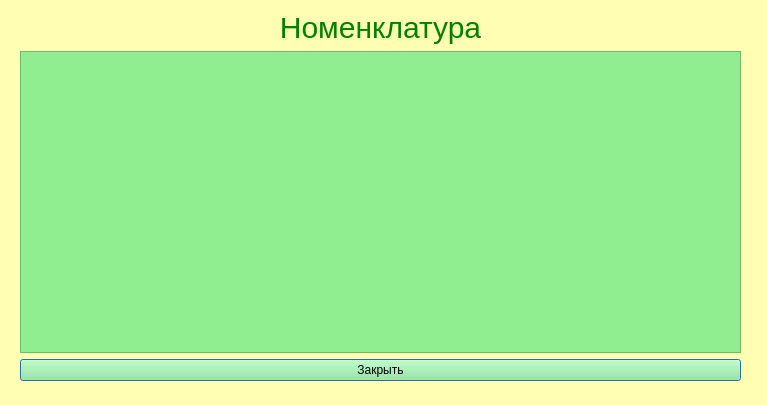
<?xml version="1.0" encoding="UTF-8"?>
<ui version="4.0">
 <class>NomenclatureInStock</class>
 <widget class="QDialog" name="NomenclatureInStock">
  <property name="geometry">
   <rect>
    <x>0</x>
    <y>0</y>
    <width>767</width>
    <height>405</height>
   </rect>
  </property>
  <property name="windowTitle">
   <string>Dialog</string>
  </property>
  <property name="styleSheet">
   <string notr="true">background-color:rgb(255, 254, 178);
</string>
  </property>
  <widget class="QWidget" name="layoutWidget">
   <property name="geometry">
    <rect>
     <x>20</x>
     <y>10</y>
     <width>721</width>
     <height>371</height>
    </rect>
   </property>
   <layout class="QVBoxLayout" name="verticalLayout">
    <item>
     <widget class="QLabel" name="label">
      <property name="styleSheet">
       <string notr="true">font-size:30px;
color:green</string>
      </property>
      <property name="text">
       <string>&lt;html&gt;&lt;head/&gt;&lt;body&gt;&lt;p align=&quot;center&quot;&gt;Номенклатура&lt;/p&gt;&lt;/body&gt;&lt;/html&gt;</string>
      </property>
     </widget>
    </item>
    <item>
     <widget class="QTableWidget" name="twStock">
      <property name="styleSheet">
       <string notr="true">color: black;
background-color: lightgreen</string>
      </property>
     </widget>
    </item>
    <item>
     <widget class="QPushButton" name="logout">
      <property name="styleSheet">
       <string notr="true">color: black;
background-color: lightgreen</string>
      </property>
      <property name="text">
       <string>Закрыть</string>
      </property>
     </widget>
    </item>
   </layout>
  </widget>
 </widget>
 <resources/>
 <connections/>
</ui>
